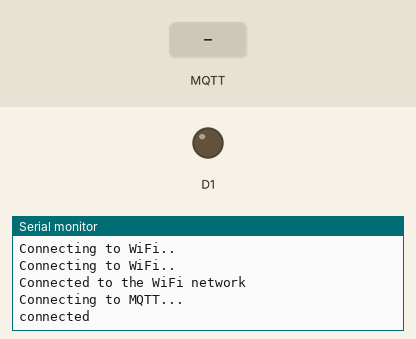
Bench run of a sketch on a simulated ESP8266 (NodeMCU). Parts: output pins drawn as LEDs (lit = HIGH), the last lines printed to the serial monitor. Inputs (shaded band) come from the test bench. WiFi joins after 1.5 s; servers stay silent unless stated; no MQTT or app messages arrive unless stated.

Above: at 2.7 s.
2.8 s: MQTT message "Led on" arrives on the first subscribed topic
At 3.3 s:
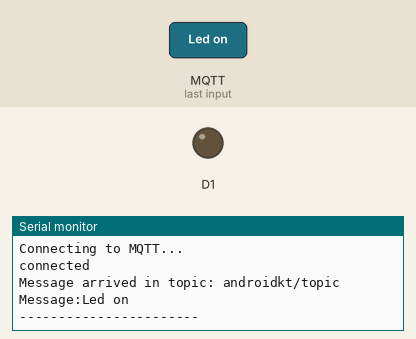
4.3 s: MQTT message "Led off" arrives on the first subscribed topic
At 5.5 s:
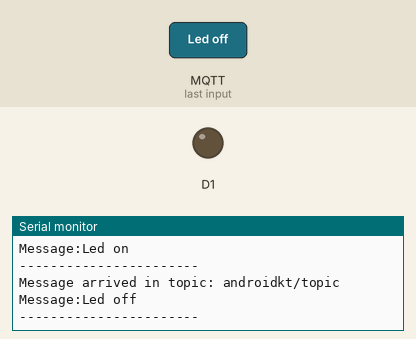
5.8 s: MQTT message "1" arrives on the first subscribed topic
At 6.8 s:
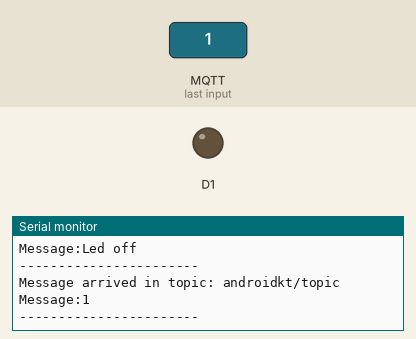

The sketch:

sketch_Subscriber.ino
```cpp
#include <ESP8266WiFi.h>
#include <PubSubClient.h>

const char* ssid = "YourNetworkName";
const char* password =  "YourNetworkPassword";
const char* mqttServer = "m23.cloudmqtt.com";
const int mqttPort = 14381;
const char* mqttUser = "bjbvmjbc";
const char* mqttPassword = "3ZSXthhxYYoW";

WiFiClient espClient;
PubSubClient client(espClient);

void setup() {

  pinMode(D1, OUTPUT);
  Serial.begin(115200);

  WiFi.begin(ssid, password);

  while (WiFi.status() != WL_CONNECTED) {
    delay(500);
    Serial.println("Connecting to WiFi..");
  }
  Serial.println("Connected to the WiFi network");

  client.setServer(mqttServer, mqttPort);
  client.setCallback(callback);

  while (!client.connected()) {
    Serial.println("Connecting to MQTT...");

    if (client.connect("ESP8266Client", mqttUser, mqttPassword )) {

      Serial.println("connected");

    } else {

      Serial.print("failed with state ");
      Serial.print(client.state());
      delay(2000);

    }
  }

  client.publish("androidkt/topic", "Arduino connected");
  client.subscribe("androidkt/topic");

}

void callback(char* topic, byte* payload, unsigned int length) {

  Serial.print("Message arrived in topic: ");
  Serial.println(topic);
  char msg[length];

  Serial.print("Message:");
  for (int i = 0; i < length; i++) {
    Serial.print((char)payload[i]);
    msg[i]=(char) payload[i];
  }

  if(msg == "Led on"){
     digitalWrite(D1, HIGH);
  }
  else if (msg =="Led off"){
    digitalWrite(D1, LOW);
  }

  Serial.println();
  Serial.println("-----------------------");

}

void loop() {
  client.loop();
}
```

Measured:
- after the input at 2.8 s, the serial monitor: prints a new line at once (image 1)
- after the input at 4.3 s, the serial monitor: prints a new line at once (image 2)
- after the input at 5.8 s, the serial monitor: prints a new line at once (image 3)
